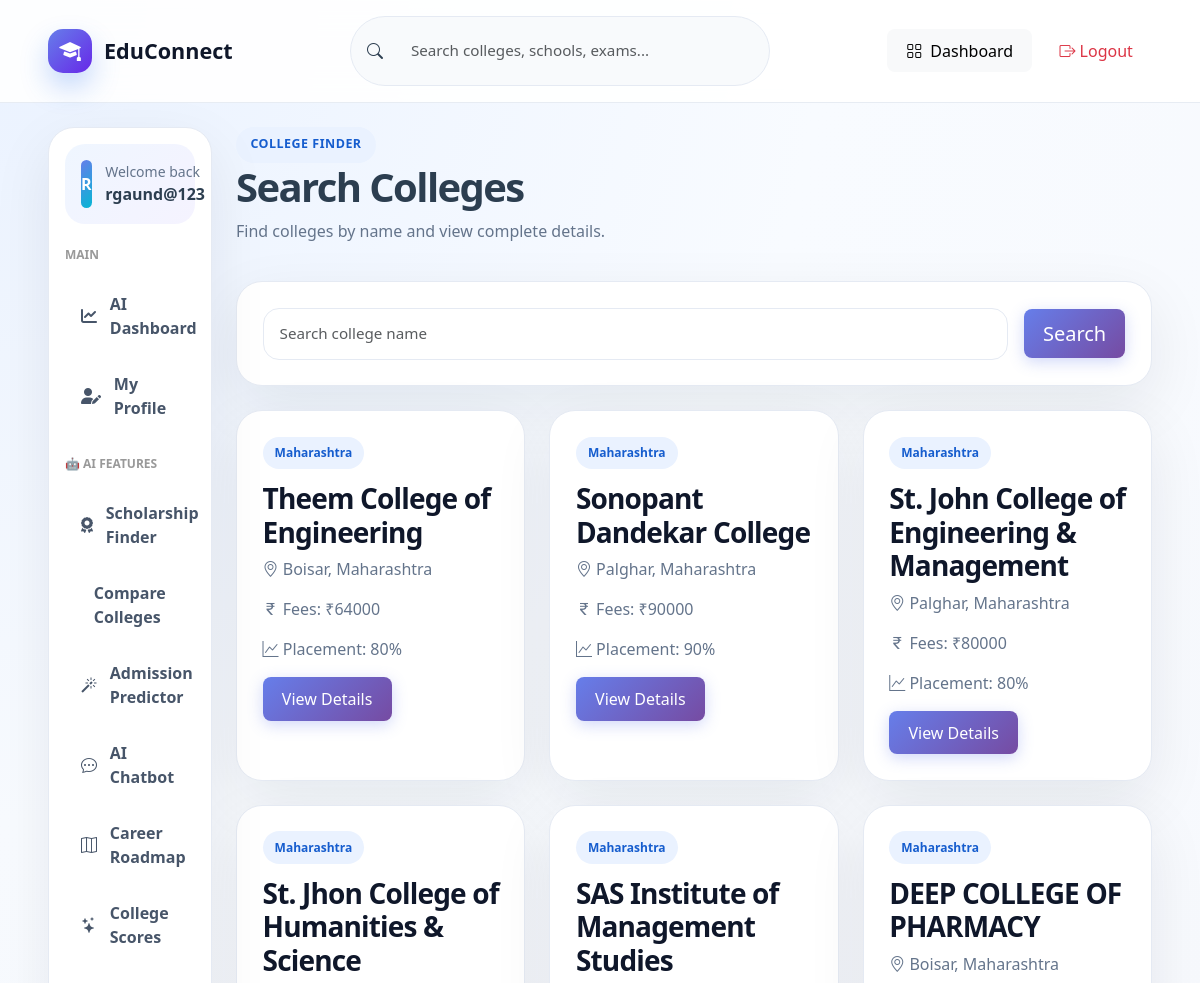
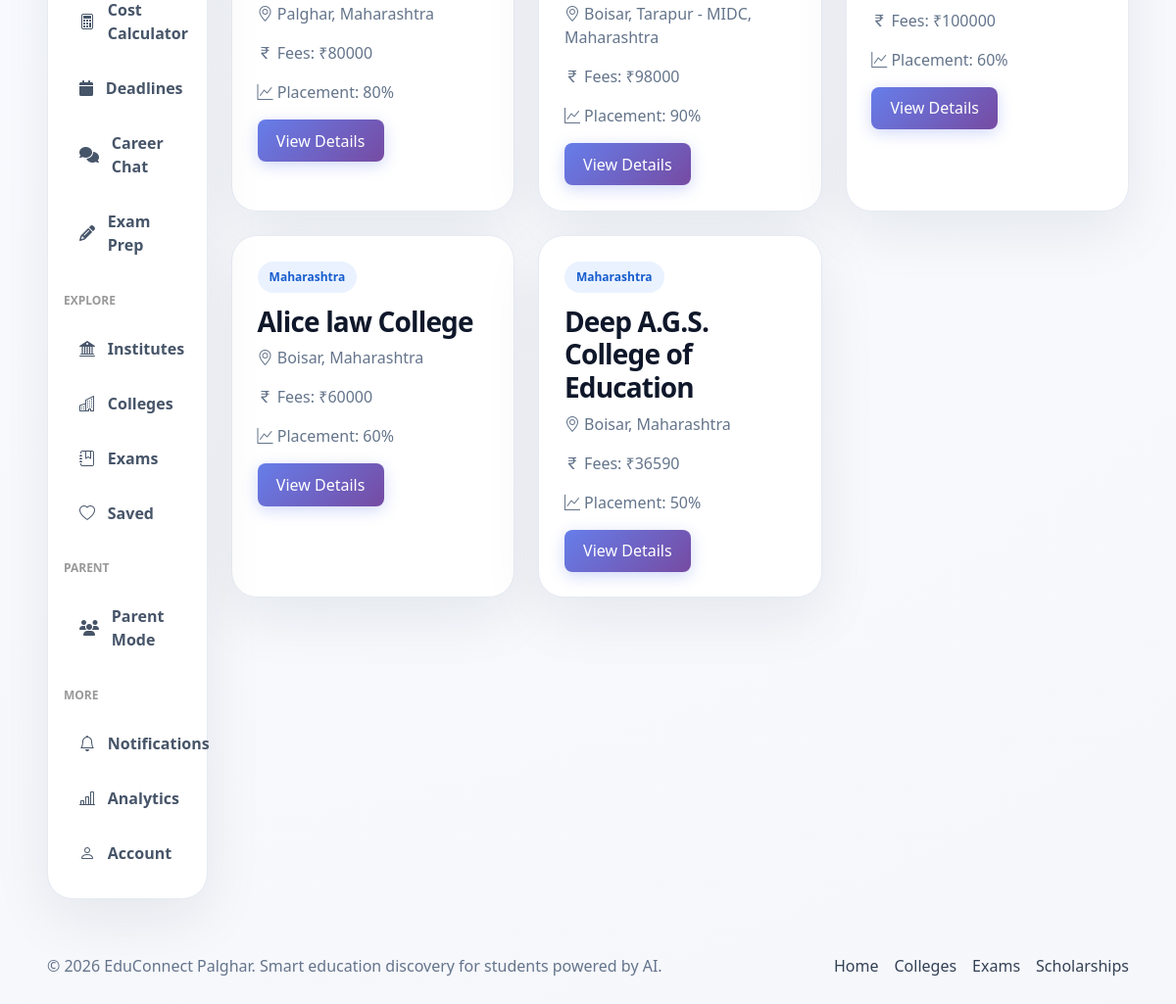
The page /colleges/ (signed in) on the database its author committed (2 pictures, top to bottom).
### accounts/models.py (models this page shows, shortened)
class CustomUser(AbstractUser):
    mobile = models.CharField(max_length=15, unique=True)
    email_verified = models.BooleanField(default=False)
    mobile_verified = models.BooleanField(default=False)
    is_parent = models.BooleanField(default=False)
    user_type = models.CharField(
        max_length=20,
        choices=[('student', 'Student'), ('parent', 'Parent')],
        default='student'
    )

class College(models.Model):
    name = models.CharField(max_length=255)
    city = models.CharField(max_length=100)
    state = models.CharField(max_length=100)
    fees = models.IntegerField()
    placement_percentage = models.IntegerField()
    average_package = models.IntegerField(default=0)
    highest_package = models.IntegerField(default=0)
    official_website = models.URLField()
    courses = models.TextField()
    hostel_available = models.BooleanField(default=False)
    hostel_fees = models.IntegerField(default=0, blank=True)
    facilities = models.TextField(default="")
    student_reviews = models.TextField(default="")
    rating = models.FloatField(default=0, validators=[MinValueValidator(0), MaxValueValidator(5)])
    distance_km = models.FloatField(default=0, blank=True)
    contact_number = models.CharField(max_length=20, blank=True)
    email = models.EmailField(blank=True)
    established_year = models.IntegerField(blank=True, null=True)
    created_at = models.DateTimeField(auto_now_add=True)

### accounts/views.py (the view)
# urls.py: path('colleges/', college_search, name='college_search'),
@login_required(login_url='login')
def college_search(request):
    query = request.GET.get('q')
    colleges = College.objects.all()
    if query:
        colleges = colleges.filter(name__icontains=query)
    return render(request, 'accounts/college_search.html', {'colleges': colleges})

### accounts/templates/accounts/college_search.html (shortened to what this page needs)
{% extends "accounts/base.html" %}
{% block content %}
<div class="page-title-row"><div><span class="eyebrow dark">College finder</span><h1>Search Colleges</h1><p>Find colleges by name and view complete details.</p></div></div>
<form method="GET" class="filter-panel mb-4"><input type="text" name="q" value="{{ request.GET.q|default:'' }}" class="form-control form-control-lg" placeholder="Search college name"><button class="btn btn-primary btn-lg btn-pill">Search</button></form>
<div class="row g-4">
{% for college in colleges %}
<div class="col-md-6 col-xl-4"><article class="directory-card"><span class="dir-badge">{{ college.state }}</span><h3>{{ college.name }}</h3><p><i class="bi bi-geo-alt"></i> {{ college.city }}, {{ college.state }}</p><p><i class="bi bi-currency-rupee"></i> Fees: ₹{{ college.fees }}</p><p><i class="bi bi-graph-up"></i> Placement: {{ college.placement_percentage }}%</p><a href="{% url 'college_detail' college.id %}" class="btn btn-primary btn-pill">View Details</a></article></div>
{% empty %}<div class="col-12"><div class="empty-state">No colleges found.</div></div>{% endfor %}
</div>
{% endblock %}

### accounts/templates/accounts/base.html (shortened to what this page needs)
{% load static %}
<!DOCTYPE html>
<html lang="en">
<head>
    <link href="https://cdn.jsdelivr.net/npm/bootstrap@5.3.3/dist/css/bootstrap.min.css" rel="stylesheet">
    <link href="https://cdn.jsdelivr.net/npm/bootstrap-icons@1.11.3/font/bootstrap-icons.css" rel="stylesheet">
    <link rel="stylesheet" href="https://cdnjs.cloudflare.com/ajax/libs/font-awesome/6.4.0/css/all.min.css">
    <link href="{% static 'accounts/css/main.css' %}" rel="stylesheet">
    <link href="{% static 'accounts/css/ai_features.css' %}" rel="stylesheet">
</head>
<body>
<header class="et-navbar">
    <div class="container-fluid px-3 px-lg-5">
        <div class="d-flex align-items-center justify-content-between gap-3 py-3">
            <a class="et-brand" href="{% url 'home' %}">
                <span class="et-brand-icon"><i class="bi bi-mortarboard-fill"></i></span>
                <span>EduConnect</span>
            </a>
            <form action="{% url 'institutes' %}" method="get" class="et-nav-search d-none d-lg-flex">
                <i class="bi bi-search"></i>
                <input type="search" name="q" placeholder="Search colleges, schools, exams...">
            </form>
            <div class="d-flex align-items-center gap-2">
                {% if request.user.is_authenticated %}
                    <a class="btn btn-light btn-pill d-none d-md-inline-flex" href="{% url 'smart_dashboard' %}"><i class="bi bi-grid me-2"></i>Dashboard</a>
                    <a class="btn btn-outline-danger btn-pill" href="{% url 'logout' %}"><i class="bi bi-box-arrow-right me-1"></i>Logout</a>
                {% else %}
                    <a class="btn btn-light btn-pill" href="{% url 'login' %}">Login</a>
                    <a class="btn btn-primary btn-pill" href="{% url 'register' %}">Register</a>
                {% endif %}
            </div>
        </div>
    </div>
</header>
<main class="et-main">
    <div class="container-fluid px-3 px-lg-5 py-4">
        <div class="row g-4">
            {% if request.user.is_authenticated %}
            <aside class="col-xl-2 col-lg-3">
                <nav class="et-sidebar">
                    <div class="sidebar-user">
                        <span class="sidebar-avatar">{{ request.user.username|slice:':1'|upper }}</span>
                        <div>
                            <small>Welcome back</small>
                            <strong>{{ request.user.username }}</strong>
                        </div>
                    </div>
                    <h6 class="sidebar-section-title mt-3">MAIN</h6>
                    <a href="{% url 'smart_dashboard' %}" class="side-link"><i class="fas fa-chart-line"></i> AI Dashboard</a>
                    <a href="{% url 'student_profile' %}" class="side-link"><i class="fas fa-user-edit"></i> My Profile</a>
                    <h6 class="sidebar-section-title mt-4">🤖 AI FEATURES</h6>
                    <a href="{% url 'scholarship_finder' %}" class="side-link"><i class="fas fa-award"></i> Scholarship Finder</a>
                    <a href="{% url 'college_comparison' %}" class="side-link"> Compare Colleges</a>
                    <a href="{% url 'admission_predictor' %}" class="side-link"><i class="bi bi-magic"></i> Admission Predictor</a>
                    <a href="{% url 'education_chatbot' %}" class="side-link"><i class="bi bi-chat-dots"></i> AI Chatbot</a>
                    <a href="{% url 'career_roadmap' %}" class="side-link"><i class="bi bi-map"></i> Career Roadmap</a>
                    <a href="{% url 'college_scores' %}" class="side-link"><i class="bi bi-stars"></i> College Scores</a>
                    <a href="{% url 'cost_calculator' %}" class="side-link"><i class="bi bi-calculator"></i> Cost Calculator</a>
                    <a href="{% url 'admission_deadlines' %}" class="side-link"><i class="fas fa-calendar"></i> Deadlines</a>
                    <a href="{% url 'career_guidance' %}" class="side-link"><i class="fas fa-comments"></i> Career Chat</a>
                    <a href="{% url 'exam_recommendations' %}" class="side-link"><i class="fas fa-pencil-alt"></i> Exam Prep</a>
                    <h6 class="sidebar-section-title mt-4">EXPLORE</h6>
                    <a href="{% url 'institute_list' %}" class="side-link"><i class="bi bi-bank2"></i> Institutes</a>
                    <a href="{% url 'college_search' %}" class="side-link"><i class="bi bi-buildings"></i> Colleges</a>
                    <a href="{% url 'exams' %}" class="side-link"><i class="bi bi-journal-bookmark"></i> Exams</a>
                    <a href="{% url 'saved_colleges' %}" class="side-link"><i class="bi bi-heart"></i> Saved</a>
                    <h6 class="sidebar-section-title mt-4">PARENT</h6>
                    <a href="{% url 'parent_register' %}" class="side-link"><i class="fas fa-users"></i> Parent Mode</a>
                    <h6 class="sidebar-section-title mt-4">MORE</h6>
                    <a href="{% url 'notifications' %}" class="side-link"><i class="bi bi-bell"></i> Notifications</a>
                    <a href="{% url 'analytics' %}" class="side-link"><i class="bi bi-bar-chart-line"></i> Analytics</a>
                    <a href="{% url 'profile' %}" class="side-link"><i class="bi bi-person"></i> Account</a>
                </nav>
            </aside>
            {% endif %}
            <section class="{% if request.user.is_authenticated %}col-xl-10 col-lg-9{% else %}col-12{% endif %}">
                {% block content %}{% endblock %}
            </section>
        </div>
    </div>
</main>
<footer class="et-footer">
    <div class="container-fluid px-3 px-lg-5 d-flex flex-column flex-md-row justify-content-between align-items-center gap-2">
        <p class="mb-0">© 2026 EduConnect Palghar. Smart education discovery for students powered by AI.</p>
        <div class="d-flex gap-3">
            <a href="{% url 'home' %}">Home</a>
            <a href="{% url 'college_search' %}">Colleges</a>
            <a href="{% url 'exams' %}">Exams</a>
            <a href="{% url 'scholarship_finder' %}">Scholarships</a>
        </div>
    </div>
</footer>
</body>
</html>

### accounts/static/accounts/css/main.css (style rules this page uses)
:root { --primary:#1266f1;--primary2:#6728e8;--orange:#ffb703;--green:#12b981;--slate:#0f172a;--muted:#64748b;--surface:#ffffff;--bg:#f5f8ff;--border:#e5eaf3;--shadow:0 20px 60px rgba(15,23,42,.08);--radius:26px }
* { box-sizing:border-box }
body { font-family:Inter,system-ui,-apple-system,Segoe UI,sans-serif;background:radial-gradient(circle at top left,#eaf2ff 0,#f8fbff 35%,#f6f7fb 100%);color:#132238;min-height:100vh }
a { text-decoration:none }
.btn-pill { border-radius:999px }
.et-navbar { position:sticky;top:0;z-index:1030;background:rgba(255,255,255,.9);backdrop-filter:blur(18px);border-bottom:1px solid rgba(226,232,240,.8) }
.et-brand { display:flex;align-items:center;gap:.75rem;font-weight:900;font-size:1.35rem;color:#0f172a }
.et-brand-icon { width:44px;height:44px;border-radius:15px;background:linear-gradient(135deg,var(--primary),var(--primary2));display:flex;align-items:center;justify-content:center;color:#fff;box-shadow:0 14px 28px rgba(18,102,241,.25) }
.et-nav-search { min-width:420px;background:#f8fafc;border:1px solid var(--border);border-radius:999px;align-items:center;padding:.65rem 1rem;gap:.75rem }
.et-nav-search input { border:0;outline:0;background:transparent;width:100% }
.et-main { min-height:calc(100vh - 90px) }
.et-sidebar { background:#fff;border:1px solid var(--border);border-radius:var(--radius);box-shadow:var(--shadow);padding:1rem;position:sticky;top:100px }
.sidebar-user { display:flex;align-items:center;gap:.85rem;background:linear-gradient(135deg,#eff6ff,#f5f3ff);border-radius:20px;padding:1rem;margin-bottom:1rem }
.sidebar-user small { display:block;color:var(--muted) }
.sidebar-avatar { width:48px;height:48px;border-radius:16px;background:linear-gradient(135deg,var(--primary),#06b6d4);color:#fff;font-weight:800;display:flex;align-items:center;justify-content:center }
.side-link { display:flex;align-items:center;gap:.8rem;color:#475569;padding:.85rem 1rem;border-radius:16px;font-weight:600;margin-bottom:.3rem }
.et-footer { padding:2rem 0;color:var(--muted) }
.et-footer a { color:#334155 }
.eyebrow { display:inline-flex;align-items:center;gap:.4rem;border-radius:999px;background:rgba(255,255,255,.16);padding:.55rem .9rem;font-weight:800;text-transform:uppercase;letter-spacing:.04em;font-size:.78rem }
.eyebrow.dark { background:#eaf2ff;color:#165dce }
.feature-card,.directory-card,.content-card,.filter-panel,.auth-card,.glass-panel,.cta-panel,.metric-card,.profile-card { background:#fff;border:1px solid var(--border);border-radius:var(--radius);box-shadow:var(--shadow);padding:1.6rem;display:block;color:#0f172a }
.feature-card h3,.directory-card h3,.content-card h2 { font-weight:900;letter-spacing:-.03em }
.feature-card p,.directory-card p,.page-title-row p { color:var(--muted) }
.auth-card .form-control,.auth-card .form-select,.filter-panel .form-control,.filter-panel .form-select,.content-card .form-control,.content-card .form-select { border-radius:16px;border:1px solid var(--border);padding:.85rem 1rem }
.page-title-row { display:flex;justify-content:space-between;gap:1rem;align-items:center;margin-bottom:1.4rem }
.page-title-row h1 { font-weight:900;letter-spacing:-.04em }
.filter-panel { display:flex;gap:1rem;align-items:center }
.directory-card { height:100%;transition:.2s }
.dir-badge { display:inline-flex;background:#eaf2ff;color:#165dce;border-radius:999px;padding:.45rem .75rem;font-weight:800;font-size:.75rem;margin-bottom:.8rem }

### accounts/templates/accounts/base.html (style rules this page uses)
.sidebar-section-title { font-size: 0.75rem; font-weight: 700; text-transform: uppercase; color: #999; padding: 0.5rem 0; margin-top: 1rem !important; }

### rows shown on the page
CustomUser: user.username "R", user.username "rgaund@123"
College: state "Maharashtra", name "Theem College of Engineering", city "Boisar", fees "64000", placement_percentage "80"
College: state "Maharashtra", name "Sonopant Dandekar College", city "Palghar", fees "90000", placement_percentage "90"
College: state "Maharashtra", name "St. John College of Engineering & Management", city "Palghar", fees "80000", placement_percentage "80"
College: state "Maharashtra", name "St. Jhon College of Humanities & Science", city "Palghar", fees "80000", placement_percentage "80"
College: state "Maharashtra", name "SAS Institute of Management Studies", city "Boisar, Tarapur - MIDC", fees "98000", placement_percentage "90"
College: state "Maharashtra", name "DEEP COLLEGE OF PHARMACY", city "Boisar", fees "100000", placement_percentage "60"
College: state "Maharashtra", name "Alice law College", city "Boisar", fees "60000", placement_percentage "60"
College: state "Maharashtra", name "Deep A.G.S. College of Education", city "Boisar", fees "36590", placement_percentage "50"
